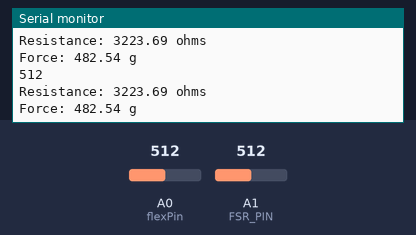
Recording of a sketch running on a simulated Arduino Uno, built with avr-gcc and run on an emulated ATmega328P. Shown: the last lines printed to the serial monitor. The inputs (shaded band) are chosen by the test bench; at power-on: A1 (FSR_PIN) = 512, A0 (flexPin) = 512.

Above: at 1.3 s.
1.4 s: A1 (FSR_PIN) set to 1007
At 1.86 s:
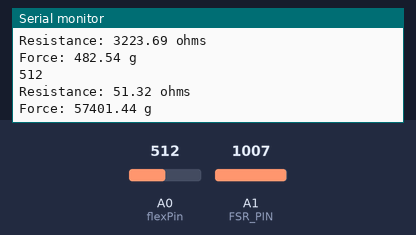
2.9 s: A1 (FSR_PIN) set to 1023
At 3.4 s:
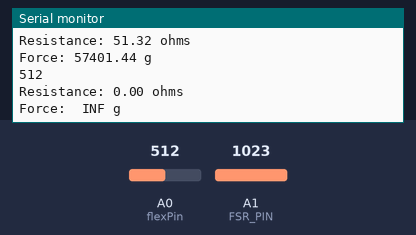
5.1 s: A0 (flexPin) set to 990
At 5.44 s:
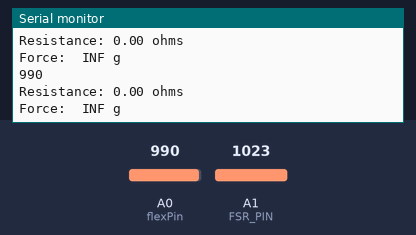
8.1 s: A0 (flexPin) set to 1017
At 8.51 s:
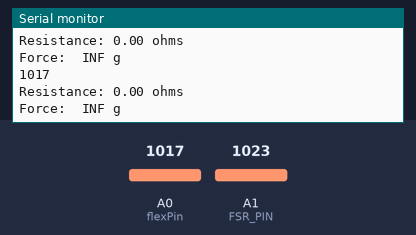
Timing chart, 0 to 10.6 s (numbered marks = the images above; inputs shaded):
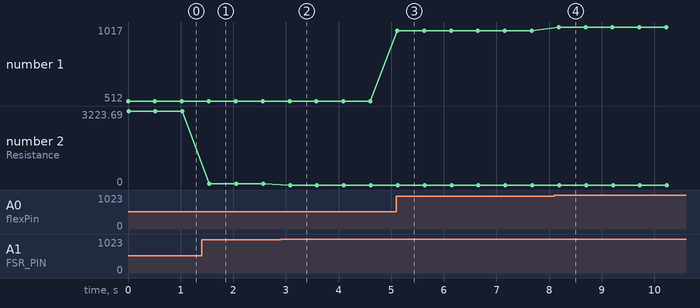

Measured:
- the behaviour switches between 1022 and 1023 on A1 (FSR_PIN) (found by bisection; images 1 and 2)
- after the input at 1.4 s, the serial monitor: prints a new line after 0.15 s (image 1)
- after the input at 2.9 s, the serial monitor: prints a new line after 0.18 s (image 2)
- after the input at 5.1 s, the serial monitor: prints a new line at once (image 3)
- after the input at 8.1 s, the serial monitor: prints a new line after 0.08 s (image 4)
- plotted number 1: 512 → 990 after the input at 5.1 s, 990 → 1017 after the input at 8.1 s
- plotted number 2: 3223.69 → 51.32 after the input at 1.4 s, 51.32 → 0 after the input at 2.9 s

The sketch:

sketch_apr05a.ino
```cpp
//FLEX - Constants:
const int flexPin = A0; //pin A0 to read analog input
//FLEX - Variables:
int value; //save analog value


//PRESSURE
const int FSR_PIN = A1; // Pin connected to FSR/resistor divider
// Measure the voltage at 5V and resistance of your 3.3k resistor, and enter
// their value's below:
const float VCC = 4.98; // Measured voltage of Ardunio 5V line
const float R_DIV = 3230.0; // Measured resistance of 3.3k resistor


void setup(){

  Serial.begin(9600);       //FLEX - Begin serial communication

  pinMode(FSR_PIN, INPUT); //PRESSURE

}

void loop(){


  //FLEX
  value = analogRead(flexPin);         //Read and save analog value from potentiometer
  Serial.println(value);               //Print value
  delay(10);                          //Small delay
  // END FLEX

  //PRESSURE
  int fsrADC = analogRead(FSR_PIN);
  // If the FSR has no pressure, the resistance will be
  // near infinite. So the voltage should be near 0.
  if (fsrADC != 0) // If the analog reading is non-zero
  {
    // Use ADC reading to calculate voltage:
    float fsrV = fsrADC * VCC / 1023.0;
    // Use voltage and static resistor value to
    // calculate FSR resistance:
    float fsrR = R_DIV * (VCC / fsrV - 1.0);
    Serial.println("Resistance: " + String(fsrR) + " ohms");
    // Guesstimate force based on slopes in figure 3 of
    // FSR datasheet:
    float force;
    float fsrG = 1.0 / fsrR; // Calculate conductance
    // Break parabolic curve down into two linear slopes:
    if (fsrR <= 600)
      force = (fsrG - 0.00075) / 0.00000032639;
    else
      force =  fsrG / 0.000000642857;
    Serial.println("Force: " + String(force) + " g");
    Serial.println();

    delay(500);
  }
  else
  {
    // No pressure detected
  }

}
```
